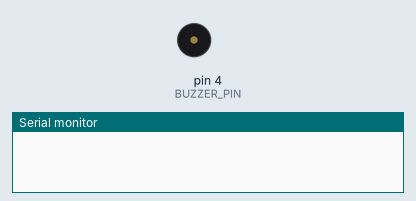
Bench run of a sketch on a simulated Arduino Uno, built for the host (arithmetic inside an expression is 32-bit, double 64-bit). Parts: buzzer (waves = sounding), the last lines printed to the serial monitor.

Above: at 0.2 s.
At 7.09 s:
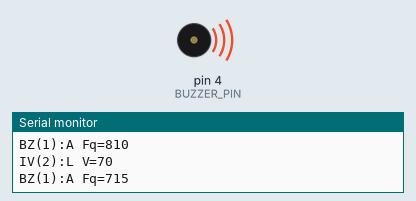
Timing chart, 0 to 7.4 s (numbered marks = the images above):
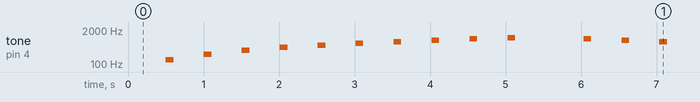

Measured:
- by itself, tone on pin 4 (BUZZER_PIN): plays 145 Hz for 0.10 s, 240 Hz for 0.10 s, 335 Hz for 0.10 s, 430 Hz for 0.10 s, 525 Hz for 0.10 s, 620 Hz for 0.10 s … (224 notes in this stretch)

The sketch:

60-Buzzer.ino
```cpp
// (licence header left out)
#define LOG
#define LOG_LOOP
#include <Easy.h>

//*****************************************************************
// Parameter Iterator
#define ITERATOR_VALUE_START 0 // [%]
#define ITERATOR_VALUE_END 100 // [%]
#define ITERATOR_STEPWIDTH 10
#define ITERATOR_STEPDURATION_MSEC 500

// Parameter Buzzer
#define BUZZER_PIN 4
#define BUZZER_MIN_FREQUENCY 50
#define BUZZER_MAX_FREQUENCY 1000


void setup() {

//((*** Initialize: Configure your sketch here...
#ifdef LOG_SETUP
  GetLog()->printf("Buzzer Test");
#endif

  Buzzer* buzzer = new Buzzer(BUZZER_PIN, BUZZER_MIN_FREQUENCY, BUZZER_MAX_FREQUENCY);
  IteratorValue* iteratorValue = new IteratorValue(ITERATOR_VALUE_START, ITERATOR_VALUE_END,  ITERATOR_STEPWIDTH, ITERATOR_STEPDURATION_MSEC, cmMin2Max2Min);
  Relation1to1* relation = new Relation1to1(NULL, buzzer, iteratorValue);
  // ***))

  // Initialize control
  ControlManagerFactory::GetControlManager()->Setup();
}

//*****************************************************************
void loop() {
  //*** Run: No additional code is required

#ifdef LOG_LOOP_DEBUG
  GetLog()->println("Loop");
#endif

  ControlManagerFactory::GetControlManager()->Loop();

  delay(5);
}
```
